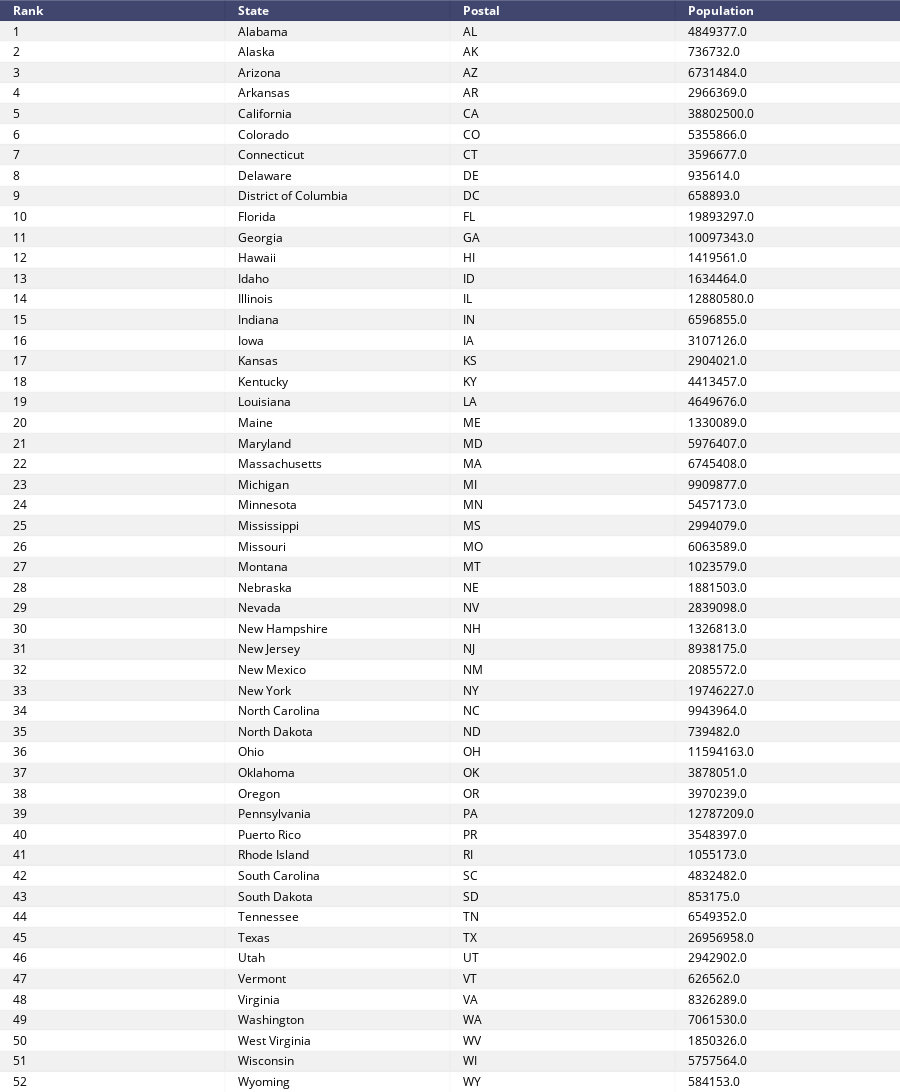

Source (notebook cell):
### Markdown cell above
# Simple Table

### Code cell
df = pd.read_csv('https://raw.githubusercontent.com/plotly/datasets/master/2014_usa_states.csv')
table = ff.create_table(df, index=False)
plotly.offline.iplot(table, filename="simple_table")

### Figure 1 — Plotly figure (JSON) as saved in the notebook; plotly's stock layout.template omitted (floating-point values rounded to 4 significant figures; data arrays with more than 128 entries replaced by an {"elided": "..."} marker saying what was removed)
{"data": [{"colorscale": [[0, "#00083e"], [0.5, "#ededee"], [1, "#ffffff"]], "hoverinfo": "none", "opacity": 0.75, "showscale": false, "type": "heatmap", "uid": "205a07ea-07b3-4cef-845f-5110a5700557", "z": {"elided": "53x4 float values"}}], "layout": {"annotations": [{"align": "left", "font": {"color": "#ffffff"}, "showarrow": false, "text": "<b>Rank</b>", "x": -0.45, "xanchor": "left", "xref": "x", "y": 0, "yref": "y"}, {"align": "left", "font": {"color": "#ffffff"}, "showarrow": false, "text": "<b>State</b>", "x": 0.55, "xanchor": "left", "xref": "x", "y": 0, "yref": "y"}, {"align": "left", "font": {"color": "#ffffff"}, "showarrow": false, "text": "<b>Postal</b>", "x": 1.55, "xanchor": "left", "xref": "x", "y": 0, "yref": "y"}, {"align": "left", "font": {"color": "#ffffff"}, "showarrow": false, "text": "<b>Population</b>", "x": 2.55, "xanchor": "left", "xref": "x", "y": 0, "yref": "y"}, {"align": "left", "font": {"color": "#000000"}, "showarrow": false, "text": "1", "x": -0.45, "xanchor": "left", "xref": "x", "y": 1, "yref": "y"}, {"align": "left", "font": {"color": "#000000"}, "showarrow": false, "text": "Alabama", "x": 0.55, "xanchor": "left", "xref": "x", "y": 1, "yref": "y"}, {"align": "left", "font": {"color": "#000000"}, "showarrow": false, "text": "AL", "x": 1.55, "xanchor": "left", "xref": "x", "y": 1, "yref": "y"}, {"align": "left", "font": {"color": "#000000"}, "showarrow": false, "text": "4849377.0", "x": 2.55, "xanchor": "left", "xref": "x", "y": 1, "yref": "y"}, {"align": "left", "font": {"color": "#000000"}, "showarrow": false, "text": "2", "x": -0.45, "xanchor": "left", "xref": "x", "y": 2, "yref": "y"}, {"align": "left", "font": {"color": "#000000"}, "showarrow": false, "text": "Alaska", "x": 0.55, "xanchor": "left", "xref": "x", "y": 2, "yref": "y"}, {"align": "left", "font": {"color": "#000000"}, "showarrow": false, "text": "AK", "x": 1.55, "xanchor": "left", "xref": "x", "y": 2, "yref": "y"}, {"align": "left", "font": {"color": "#000000"}, "showarrow": false, "text": "736732.0", "x": 2.55, "xanchor": "left", "xref": "x", "y": 2, "yref": "y"}, {"align": "left", "font": {"color": "#000000"}, "showarrow": false, "text": "3", "x": -0.45, "xanchor": "left", "xref": "x", "y": 3, "yref": "y"}, {"align": "left", "font": {"color": "#000000"}, "showarrow": false, "text": "Arizona", "x": 0.55, "xanchor": "left", "xref": "x", "y": 3, "yref": "y"}, {"align": "left", "font": {"color": "#000000"}, "showarrow": false, "text": "AZ", "x": 1.55, "xanchor": "left", "xref": "x", "y": 3, "yref": "y"}, {"align": "left", "font": {"color": "#000000"}, "showarrow": false, "text": "6731484.0", "x": 2.55, "xanchor": "left", "xref": "x", "y": 3, "yref": "y"}, {"align": "left", "font": {"color": "#000000"}, "showarrow": false, "text": "4", "x": -0.45, "xanchor": "left", "xref": "x", "y": 4, "yref": "y"}, {"align": "left", "font": {"color": "#000000"}, "showarrow": false, "text": "Arkansas", "x": 0.55, "xanchor": "left", "xref": "x", "y": 4, "yref": "y"}, {"align": "left", "font": {"color": "#000000"}, "showarrow": false, "text": "AR", "x": 1.55, "xanchor": "left", "xref": "x", "y": 4, "yref": "y"}, {"align": "left", "font": {"color": "#000000"}, "showarrow": false, "text": "2966369.0", "x": 2.55, "xanchor": "left", "xref": "x", "y": 4, "yref": "y"}, {"align": "left", "font": {"color": "#000000"}, "showarrow": false, "text": "5", "x": -0.45, "xanchor": "left", "xref": "x", "y": 5, "yref": "y"}, {"align": "left", "font": {"color": "#000000"}, "showarrow": false, "text": "California", "x": 0.55, "xanchor": "left", "xref": "x", "y": 5, "yref": "y"}, {"align": "left", "font": {"color": "#000000"}, "showarrow": false, "text": "CA", "x": 1.55, "xanchor": "left", "xref": "x", "y": 5, "yref": "y"}, {"align": "left", "font": {"color": "#000000"}, "showarrow": false, "text": "38802500.0", "x": 2.55, "xanchor": "left", "xref": "x", "y": 5, "yref": "y"}, {"align": "left", "font": {"color": "#000000"}, "showarrow": false, "text": "6", "x": -0.45, "xanchor": "left", "xref": "x", "y": 6, "yref": "y"}, {"align": "left", "font": {"color": "#000000"}, "showarrow": false, "text": "Colorado", "x": 0.55, "xanchor": "left", "xref": "x", "y": 6, "yref": "y"}, {"align": "left", "font": {"color": "#000000"}, "showarrow": false, "text": "CO", "x": 1.55, "xanchor": "left", "xref": "x", "y": 6, "yref": "y"}, {"align": "left", "font": {"color": "#000000"}, "showarrow": false, "text": "5355866.0", "x": 2.55, "xanchor": "left", "xref": "x", "y": 6, "yref": "y"}, {"align": "left", "font": {"color": "#000000"}, "showarrow": false, "text": "7", "x": -0.45, "xanchor": "left", "xref": "x", "y": 7, "yref": "y"}, {"align": "left", "font": {"color": "#000000"}, "showarrow": false, "text": "Connecticut", "x": 0.55, "xanchor": "left", "xref": "x", "y": 7, "yref": "y"}, {"align": "left", "font": {"color": "#000000"}, "showarrow": false, "text": "CT", "x": 1.55, "xanchor": "left", "xref": "x", "y": 7, "yref": "y"}, {"align": "left", "font": {"color": "#000000"}, "showarrow": false, "text": "3596677.0", "x": 2.55, "xanchor": "left", "xref": "x", "y": 7, "yref": "y"}, {"align": "left", "font": {"color": "#000000"}, "showarrow": false, "text": "8", "x": -0.45, "xanchor": "left", "xref": "x", "y": 8, "yref": "y"}, {"align": "left", "font": {"color": "#000000"}, "showarrow": false, "text": "Delaware", "x": 0.55, "xanchor": "left", "xref": "x", "y": 8, "yref": "y"}, {"align": "left", "font": {"color": "#000000"}, "showarrow": false, "text": "DE", "x": 1.55, "xanchor": "left", "xref": "x", "y": 8, "yref": "y"}, {"align": "left", "font": {"color": "#000000"}, "showarrow": false, "text": "935614.0", "x": 2.55, "xanchor": "left", "xref": "x", "y": 8, "yref": "y"}, {"align": "left", "font": {"color": "#000000"}, "showarrow": false, "text": "9", "x": -0.45, "xanchor": "left", "xref": "x", "y": 9, "yref": "y"}, {"align": "left", "font": {"color": "#000000"}, "showarrow": false, "text": "District of Columbia", "x": 0.55, "xanchor": "left", "xref": "x", "y": 9, "yref": "y"}, {"align": "left", "font": {"color": "#000000"}, "showarrow": false, "text": "DC", "x": 1.55, "xanchor": "left", "xref": "x", "y": 9, "yref": "y"}, {"align": "left", "font": {"color": "#000000"}, "showarrow": false, "text": "658893.0", "x": 2.55, "xanchor": "left", "xref": "x", "y": 9, "yref": "y"}, {"align": "left", "font": {"color": "#000000"}, "showarrow": false, "text": "10", "x": -0.45, "xanchor": "left", "xref": "x", "y": 10, "yref": "y"}, {"align": "left", "font": {"color": "#000000"}, "showarrow": false, "text": "Florida", "x": 0.55, "xanchor": "left", "xref": "x", "y": 10, "yref": "y"}, {"align": "left", "font": {"color": "#000000"}, "showarrow": false, "text": "FL", "x": 1.55, "xanchor": "left", "xref": "x", "y": 10, "yref": "y"}, {"align": "left", "font": {"color": "#000000"}, "showarrow": false, "text": "19893297.0", "x": 2.55, "xanchor": "left", "xref": "x", "y": 10, "yref": "y"}, {"align": "left", "font": {"color": "#000000"}, "showarrow": false, "text": "11", "x": -0.45, "xanchor": "left", "xref": "x", "y": 11, "yref": "y"}, {"align": "left", "font": {"color": "#000000"}, "showarrow": false, "text": "Georgia", "x": 0.55, "xanchor": "left", "xref": "x", "y": 11, "yref": "y"}, {"align": "left", "font": {"color": "#000000"}, "showarrow": false, "text": "GA", "x": 1.55, "xanchor": "left", "xref": "x", "y": 11, "yref": "y"}, {"align": "left", "font": {"color": "#000000"}, "showarrow": false, "text": "10097343.0", "x": 2.55, "xanchor": "left", "xref": "x", "y": 11, "yref": "y"}, {"align": "left", "font": {"color": "#000000"}, "showarrow": false, "text": "12", "x": -0.45, "xanchor": "left", "xref": "x", "y": 12, "yref": "y"}, {"align": "left", "font": {"color": "#000000"}, "showarrow": false, "text": "Hawaii", "x": 0.55, "xanchor": "left", "xref": "x", "y": 12, "yref": "y"}, {"align": "left", "font": {"color": "#000000"}, "showarrow": false, "text": "HI", "x": 1.55, "xanchor": "left", "xref": "x", "y": 12, "yref": "y"}, {"align": "left", "font": {"color": "#000000"}, "showarrow": false, "text": "1419561.0", "x": 2.55, "xanchor": "left", "xref": "x", "y": 12, "yref": "y"}, {"align": "left", "font": {"color": "#000000"}, "showarrow": false, "text": "13", "x": -0.45, "xanchor": "left", "xref": "x", "y": 13, "yref": "y"}, {"align": "left", "font": {"color": "#000000"}, "showarrow": false, "text": "Idaho", "x": 0.55, "xanchor": "left", "xref": "x", "y": 13, "yref": "y"}, {"align": "left", "font": {"color": "#000000"}, "showarrow": false, "text": "ID", "x": 1.55, "xanchor": "left", "xref": "x", "y": 13, "yref": "y"}, {"align": "left", "font": {"color": "#000000"}, "showarrow": false, "text": "1634464.0", "x": 2.55, "xanchor": "left", "xref": "x", "y": 13, "yref": "y"}, {"align": "left", "font": {"color": "#000000"}, "showarrow": false, "text": "14", "x": -0.45, "xanchor": "left", "xref": "x", "y": 14, "yref": "y"}, {"align": "left", "font": {"color": "#000000"}, "showarrow": false, "text": "Illinois", "x": 0.55, "xanchor": "left", "xref": "x", "y": 14, "yref": "y"}, {"align": "left", "font": {"color": "#000000"}, "showarrow": false, "text": "IL", "x": 1.55, "xanchor": "left", "xref": "x", "y": 14, "yref": "y"}, {"align": "left", "font": {"color": "#000000"}, "showarrow": false, "text": "12880580.0", "x": 2.55, "xanchor": "left", "xref": "x", "y": 14, "yref": "y"}, {"align": "left", "font": {"color": "#000000"}, "showarrow": false, "text": "15", "x": -0.45, "xanchor": "left", "xref": "x", "y": 15, "yref": "y"}, {"align": "left", "font": {"color": "#000000"}, "showarrow": false, "text": "Indiana", "x": 0.55, "xanchor": "left", "xref": "x", "y": 15, "yref": "y"}, {"align": "left", "font": {"color": "#000000"}, "showarrow": false, "text": "IN", "x": 1.55, "xanchor": "left", "xref": "x", "y": 15, "yref": "y"}, {"align": "left", "font": {"color": "#000000"}, "showarrow": false, "text": "6596855.0", "x": 2.55, "xanchor": "left", "xref": "x", "y": 15, "yref": "y"}, {"align": "left", "font": {"color": "#000000"}, "showarrow": false, "text": "16", "x": -0.45, "xanchor": "left", "xref": "x", "y": 16, "yref": "y"}, {"align": "left", "font": {"color": "#000000"}, "showarrow": false, "text": "Iowa", "x": 0.55, "xanchor": "left", "xref": "x", "y": 16, "yref": "y"}, {"align": "left", "font": {"color": "#000000"}, "showarrow": false, "text": "IA", "x": 1.55, "xanchor": "left", "xref": "x", "y": 16, "yref": "y"}, {"align": "left", "font": {"color": "#000000"}, "showarrow": false, "text": "3107126.0", "x": 2.55, "xanchor": "left", "xref": "x", "y": 16, "yref": "y"}, {"align": "left", "font": {"color": "#000000"}, "showarrow": false, "text": "17", "x": -0.45, "xanchor": "left", "xref": "x", "y": 17, "yref": "y"}, {"align": "left", "font": {"color": "#000000"}, "showarrow": false, "text": "Kansas", "x": 0.55, "xanchor": "left", "xref": "x", "y": 17, "yref": "y"}, {"align": "left", "font": {"color": "#000000"}, "showarrow": false, "text": "KS", "x": 1.55, "xanchor": "left", "xref": "x", "y": 17, "yref": "y"}, {"align": "left", "font": {"color": "#000000"}, "showarrow": false, "text": "2904021.0", "x": 2.55, "xanchor": "left", "xref": "x", "y": 17, "yref": "y"}, {"align": "left", "font": {"color": "#000000"}, "showarrow": false, "text": "18", "x": -0.45, "xanchor": "left", "xref": "x", "y": 18, "yref": "y"}, {"align": "left", "font": {"color": "#000000"}, "showarrow": false, "text": "Kentucky", "x": 0.55, "xanchor": "left", "xref": "x", "y": 18, "yref": "y"}, {"align": "left", "font": {"color": "#000000"}, "showarrow": false, "text": "KY", "x": 1.55, "xanchor": "left", "xref": "x", "y": 18, "yref": "y"}, {"align": "left", "font": {"color": "#000000"}, "showarrow": false, "text": "4413457.0", "x": 2.55, "xanchor": "left", "xref": "x", "y": 18, "yref": "y"}, {"align": "left", "font": {"color": "#000000"}, "showarrow": false, "text": "19", "x": -0.45, "xanchor": "left", "xref": "x", "y": 19, "yref": "y"}, {"align": "left", "font": {"color": "#000000"}, "showarrow": false, "text": "Louisiana", "x": 0.55, "xanchor": "left", "xref": "x", "y": 19, "yref": "y"}, {"align": "left", "font": {"color": "#000000"}, "showarrow": false, "text": "LA", "x": 1.55, "xanchor": "left", "xref": "x", "y": 19, "yref": "y"}, {"align": "left", "font": {"color": "#000000"}, "showarrow": false, "text": "4649676.0", "x": 2.55, "xanchor": "left", "xref": "x", "y": 19, "yref": "y"}, {"align": "left", "font": {"color": "#000000"}, "showarrow": false, "text": "20", "x": -0.45, "xanchor": "left", "xref": "x", "y": 20, "yref": "y"}, {"align": "left", "font": {"color": "#000000"}, "showarrow": false, "text": "Maine", "x": 0.55, "xanchor": "left", "xref": "x", "y": 20, "yref": "y"}, {"align": "left", "font": {"color": "#000000"}, "showarrow": false, "text": "ME", "x": 1.55, "xanchor": "left", "xref": "x", "y": 20, "yref": "y"}, {"align": "left", "font": {"color": "#000000"}, "showarrow": false, "text": "1330089.0", "x": 2.55, "xanchor": "left", "xref": "x", "y": 20, "yref": "y"}, {"align": "left", "font": {"color": "#000000"}, "showarrow": false, "text": "21", "x": -0.45, "xanchor": "left", "xref": "x", "y": 21, "yref": "y"}, {"align": "left", "font": {"color": "#000000"}, "showarrow": false, "text": "Maryland", "x": 0.55, "xanchor": "left", "xref": "x", "y": 21, "yref": "y"}, {"align": "left", "font": {"color": "#000000"}, "showarrow": false, "text": "MD", "x": 1.55, "xanchor": "left", "xref": "x", "y": 21, "yref": "y"}, {"align": "left", "font": {"color": "#000000"}, "showarrow": false, "text": "5976407.0", "x": 2.55, "xanchor": "left", "xref": "x", "y": 21, "yref": "y"}, {"align": "left", "font": {"color": "#000000"}, "showarrow": false, "text": "22", "x": -0.45, "xanchor": "left", "xref": "x", "y": 22, "yref": "y"}, {"align": "left", "font": {"color": "#000000"}, "showarrow": false, "text": "Massachusetts", "x": 0.55, "xanchor": "left", "xref": "x", "y": 22, "yref": "y"}, {"align": "left", "font": {"color": "#000000"}, "showarrow": false, "text": "MA", "x": 1.55, "xanchor": "left", "xref": "x", "y": 22, "yref": "y"}, {"align": "left", "font": {"color": "#000000"}, "showarrow": false, "text": "6745408.0", "x": 2.55, "xanchor": "left", "xref": "x", "y": 22, "yref": "y"}, {"align": "left", "font": {"color": "#000000"}, "showarrow": false, "text": "23", "x": -0.45, "xanchor": "left", "xref": "x", "y": 23, "yref": "y"}, {"align": "left", "font": {"color": "#000000"}, "showarrow": false, "text": "Michigan", "x": 0.55, "xanchor": "left", "xref": "x", "y": 23, "yref": "y"}, {"align": "left", "font": {"color": "#000000"}, "showarrow": false, "text": "MI", "x": 1.55, "xanchor": "left", "xref": "x", "y": 23, "yref": "y"}, {"align": "left", "font": {"color": "#000000"}, "showarrow": false, "text": "9909877.0", "x": 2.55, "xanchor": "left", "xref": "x", "y": 23, "yref": "y"}, {"align": "left", "font": {"color": "#000000"}, "showarrow": false, "text": "24", "x": -0.45, "xanchor": "left", "xref": "x", "y": 24, "yref": "y"}, {"align": "left", "font": {"color": "#000000"}, "showarrow": false, "text": "Minnesota", "x": 0.55, "xanchor": "left", "xref": "x", "y": 24, "yref": "y"}, {"align": "left", "font": {"color": "#000000"}, "showarrow": false, "text": "MN", "x": 1.55, "xanchor": "left", "xref": "x", "y": 24, "yref": "y"}, {"align": "left", "font": {"color": "#000000"}, "showarrow": false, "text": "5457173.0", "x": 2.55, "xanchor": "left", "xref": "x", "y": 24, "yref": "y"}, {"align": "left", "font": {"color": "#000000"}, "showarrow": false, "text": "25", "x": -0.45, "xanchor": "left", "xref": "x", "y": 25, "yref": "y"}, {"align": "left", "font": {"color": "#000000"}, "showarrow": false, "text": "Mississippi", "x": 0.55, "xanchor": "left", "xref": "x", "y": 25, "yref": "y"}, {"align": "left", "font": {"color": "#000000"}, "showarrow": false, "text": "MS", "x": 1.55, "xanchor": "left", "xref": "x", "y": 25, "yref": "y"}, {"align": "left", "font": {"color": "#000000"}, "showarrow": false, "text": "2994079.0", "x": 2.55, "xanchor": "left", "xref": "x", "y": 25, "yref": "y"}, {"align": "left", "font": {"color": "#000000"}, "showarrow": false, "text": "26", "x": -0.45, "xanchor": "left", "xref": "x", "y": 26, "yref": "y"}, {"align": "left", "font": {"color": "#000000"}, "showarrow": false, "text": "Missouri", "x": 0.55, "xanchor": "left", "xref": "x", "y": 26, "yref": "y"}, {"align": "left", "font": {"color": "#000000"}, "showarrow": false, "text": "MO", "x": 1.55, "xanchor": "left", "xref": "x", "y": 26, "yref": "y"}, {"align": "left", "font": {"color": "#000000"}, "showarrow": false, "text": "6063589.0", "x": 2.55, "xanchor": "left", "xref": "x", "y": 26, "yref": "y"}, {"align": "left", "font": {"color": "#000000"}, "showarrow": false, "text": "27", "x": -0.45, "xanchor": "left", "xref": "x", "y": 27, "yref": "y"}, {"align": "left", "font": {"color": "#000000"}, "showarrow": false, "text": "Montana", "x": 0.55, "xanchor": "left", "xref": "x", "y": 27, "yref": "y"}, {"align": "left", "font": {"color": "#000000"}, "showarrow": false, "text": "MT", "x": 1.55, "xanchor": "left", "xref": "x", "y": 27, "yref": "y"}, {"align": "left", "font": {"color": "#000000"}, "showarrow": false, "text": "1023579.0", "x": 2.55, "xanchor": "left", "xref": "x", "y": 27, "yref": "y"}, {"align": "left", "font": {"color": "#000000"}, "showarrow": false, "text": "28", "x": -0.45, "xanchor": "left", "xref": "x", "y": 28, "yref": "y"}, {"align": "left", "font": {"color": "#000000"}, "showarrow": false, "text": "Nebraska", "x": 0.55, "xanchor": "left", "xref": "x", "y": 28, "yref": "y"}, {"align": "left", "font": {"color": "#000000"}, "showarrow": false, "text": "NE", "x": 1.55, "xanchor": "left", "xref": "x", "y": 28, "yref": "y"}, {"align": "left", "font": {"color": "#000000"}, "showarrow": false, "text": "1881503.0", "x": 2.55, "xanchor": "left", "xref": "x", "y": 28, "yref": "y"}, {"align": "left", "font": {"color": "#000000"}, "showarrow": false, "text": "29", "x": -0.45, "xanchor": "left", "xref": "x", "y": 29, "yref": "y"}, {"align": "left", "font": {"color": "#000000"}, "showarrow": false, "text": "Nevada", "x": 0.55, "xanchor": "left", "xref": "x", "y": 29, "yref": "y"}, {"align": "left", "font": {"color": "#000000"}, "showarrow": false, "text": "NV", "x": 1.55, "xanchor": "left", "xref": "x", "y": 29, "yref": "y"}, {"align": "left", "font": {"color": "#000000"}, "showarrow": false, "text": "2839098.0", "x": 2.55, "xanchor": "left", "xref": "x", "y": 29, "yref": "y"}, {"align": "left", "font": {"color": "#000000"}, "showarrow": false, "text": "30", "x": -0.45, "xanchor": "left", "xref": "x", "y": 30, "yref": "y"}, {"align": "left", "font": {"color": "#000000"}, "showarrow": false, "text": "New Hampshire", "x": 0.55, "xanchor": "left", "xref": "x", "y": 30, "yref": "y"}, {"align": "left", "font": {"color": "#000000"}, "showarrow": false, "text": "NH", "x": 1.55, "xanchor": "left", "xref": "x", "y": 30, "yref": "y"}, {"align": "left", "font": {"color": "#000000"}, "showarrow": false, "text": "1326813.0", "x": 2.55, "xanchor": "left", "xref": "x", "y": 30, "yref": "y"}, {"align": "left", "font": {"color": "#000000"}, "showarrow": false, "text": "31", "x": -0.45, "xanchor": "left", "xref": "x", "y": 31, "yref": "y"}, {"align": "left", "font": {"color": "#000000"}, "showarrow": false, "text": "New Jersey", "x": 0.55, "xanchor": "left", "xref": "x", "y": 31, "yref": "y"}, {"align": "left", "font": {"color": "#000000"}, "showarrow": false, "text": "NJ", "x": 1.55, "xanchor": "left", "xref": "x", "y": 31, "yref": "y"}, {"align": "left", "font": {"color": "#000000"}, "showarrow": false, "text": "8938175.0", "x": 2.55, "xanchor": "left", "xref": "x", "y": 31, "yref": "y"}, {"align": "left", "font": {"color": "#000000"}, "showarrow": false, "text": "32", "x": -0.45, "xanchor": "left", "xref": "x", "y": 32, "yref": "y"}, {"align": "left", "font": {"color": "#000000"}, "showarrow": false, "text": "New Mexico", "x": 0.55, "xanchor": "left", "xref": "x", "y": 32, "yref": "y"}, {"align": "left", "font": {"color": "#000000"}, "showarrow": false, "text": "NM", "x": 1.55, "xanchor": "left", "xref": "x", "y": 32, "yref": "y"}, {"align": "left", "font": {"color": "#000000"}, "showarrow": false, "text": "2085572.0", "x": 2.55, "xanchor": "left", "xref": "x", "y": 32, "yref": "y"}, {"align": "left", "font": {"color": "#000000"}, "showarrow": false, "text": "33", "x": -0.45, "xanchor": "left", "xref": "x", "y": 33, "yref": "y"}, {"align": "left", "font": {"color": "#000000"}, "showarrow": false, "text": "New York", "x": 0.55, "xanchor": "left", "xref": "x", "y": 33, "yref": "y"}, {"align": "left", "font": {"color": "#000000"}, "showarrow": false, "text": "NY", "x": 1.55, "xanchor": "left", "xref": "x", "y": 33, "yref": "y"}, {"align": "left", "font": {"color": "#000000"}, "showarrow": false, "text": "19746227.0", "x": 2.55, "xanchor": "left", "xref": "x", "y": 33, "yref": "y"}, {"align": "left", "font": {"color": "#000000"}, "showarrow": false, "text": "34", "x": -0.45, "xanchor": "left", "xref": "x", "y": 34, "yref": "y"}, {"align": "left", "font": {"color": "#000000"}, "showarrow": false, "text": "North Carolina", "x": 0.55, "xanchor": "left", "xref": "x", "y": 34, "yref": "y"}, {"align": "left", "font": {"color": "#000000"}, "showarrow": false, "text": "NC", "x": 1.55, "xanchor": "left", "xref": "x", "y": 34, "yref": "y"}, {"align": "left", "font": {"color": "#000000"}, "showarrow": false, "text": "9943964.0", "x": 2.55, "xanchor": "left", "xref": "x", "y": 34, "yref": "y"}, {"align": "left", "font": {"color": "#000000"}, "showarrow": false, "text": "35", "x": -0.45, "xanchor": "left", "xref": "x", "y": 35, "yref": "y"}, {"align": "left", "font": {"color": "#000000"}, "showarrow": false, "text": "North Dakota", "x": 0.55, "xanchor": "left", "xref": "x", "y": 35, "yref": "y"}, {"align": "left", "font": {"color": "#000000"}, "showarrow": false, "text": "ND", "x": 1.55, "xanchor": "left", "xref": "x", "y": 35, "yref": "y"}, {"align": "left", "font": {"color": "#000000"}, "showarrow": false, "text": "739482.0", "x": 2.55, "xanchor": "left", "xref": "x", "y": 35, "yref": "y"}, {"align": "left", "font": {"color": "#000000"}, "showarrow": false, "text": "36", "x": -0.45, "xanchor": "left", "xref": "x", "y": 36, "yref": "y"}, {"align": "left", "font": {"color": "#000000"}, "showarrow": false, "text": "Ohio", "x": 0.55, "xanchor": "left", "xref": "x", "y": 36, "yref": "y"}, {"align": "left", "font": {"color": "#000000"}, "showarrow": false, "text": "OH", "x": 1.55, "xanchor": "left", "xref": "x", "y": 36, "yref": "y"}, {"align": "left", "font": {"color": "#000000"}, "showarrow": false, "text": "11594163.0", "x": 2.55, "xanchor": "left", "xref": "x", "y": 36, "yref": "y"}, {"align": "left", "font": {"color": "#000000"}, "showarrow": false, "text": "37", "x": -0.45, "xanchor": "left", "xref": "x", "y": 37, "yref": "y"}, {"align": "left", "font": {"color": "#000000"}, "showarrow": false, "text": "Oklahoma", "x": 0.55, "xanchor": "left", "xref": "x", "y": 37, "yref": "y"}, {"align": "left", "font": {"color": "#000000"}, "showarrow": false, "text": "OK", "x": 1.55, "xanchor": "left", "xref": "x", "y": 37, "yref": "y"}, {"align": "left", "font": {"color": "#000000"}, "showarrow": false, "text": "3878051.0", "x": 2.55, "xanchor": "left", "xref": "x", "y": 37, "yref": "y"}, {"align": "left", "font": {"color": "#000000"}, "showarrow": false, "text": "38", "x": -0.45, "xanchor": "left", "xref": "x", "y": 38, "yref": "y"}, {"align": "left", "font": {"color": "#000000"}, "showarrow": false, "text": "Oregon", "x": 0.55, "xanchor": "left", "xref": "x", "y": 38, "yref": "y"}, {"align": "left", "font": {"color": "#000000"}, "showarrow": false, "text": "OR", "x": 1.55, "xanchor": "left", "xref": "x", "y": 38, "yref": "y"}, {"align": "left", "font": {"color": "#000000"}, "showarrow": false, "text": "3970239.0", "x": 2.55, "xanchor": "left", "xref": "x", "y": 38, "yref": "y"}, {"align": "left", "font": {"color": "#000000"}, "showarrow": false, "text": "39", "x": -0.45, "xanchor": "left", "xref": "x", "y": 39, "yref": "y"}, {"align": "left", "font": {"color": "#000000"}, "showarrow": false, "text": "Pennsylvania", "x": 0.55, "xanchor": "left", "xref": "x", "y": 39, "yref": "y"}, {"align": "left", "font": {"color": "#000000"}, "showarrow": false, "text": "PA", "x": 1.55, "xanchor": "left", "xref": "x", "y": 39, "yref": "y"}, {"align": "left", "font": {"color": "#000000"}, "showarrow": false, "text": "12787209.0", "x": 2.55, "xanchor": "left", "xref": "x", "y": 39, "yref": "y"}, {"align": "left", "font": {"color": "#000000"}, "showarrow": false, "text": "40", "x": -0.45, "xanchor": "left", "xref": "x", "y": 40, "yref": "y"}, {"align": "left", "font": {"color": "#000000"}, "showarrow": false, "text": "Puerto Rico", "x": 0.55, "xanchor": "left", "xref": "x", "y": 40, "yref": "y"}, {"align": "left", "font": {"color": "#000000"}, "showarrow": false, "text": "PR", "x": 1.55, "xanchor": "left", "xref": "x", "y": 40, "yref": "y"}, {"align": "left", "font": {"color": "#000000"}, "showarrow": false, "text": "3548397.0", "x": 2.55, "xanchor": "left", "xref": "x", "y": 40, "yref": "y"}, {"align": "left", "font": {"color": "#000000"}, "showarrow": false, "text": "41", "x": -0.45, "xanchor": "left", "xref": "x", "y": 41, "yref": "y"}, {"align": "left", "font": {"color": "#000000"}, "showarrow": false, "text": "Rhode Island", "x": 0.55, "xanchor": "left", "xref": "x", "y": 41, "yref": "y"}, {"align": "left", "font": {"color": "#000000"}, "showarrow": false, "text": "RI", "x": 1.55, "xanchor": "left", "xref": "x", "y": 41, "yref": "y"}, {"align": "left", "font": {"color": "#000000"}, "showarrow": false, "text": "1055173.0", "x": 2.55, "xanchor": "left", "xref": "x", "y": 41, "yref": "y"}, {"align": "left", "font": {"color": "#000000"}, "showarrow": false, "text": "42", "x": -0.45, "xanchor": "left", "xref": "x", "y": 42, "yref": "y"}, {"align": "left", "font": {"color": "#000000"}, "showarrow": false, "text": "South Carolina", "x": 0.55, "xanchor": "left", "xref": "x", "y": 42, "yref": "y"}, {"align": "left", "font": {"color": "#000000"}, "showarrow": false, "text": "SC", "x": 1.55, "xanchor": "left", "xref": "x", "y": 42, "yref": "y"}, {"align": "left", "font": {"color": "#000000"}, "showarrow": false, "text": "4832482.0", "x": 2.55, "xanchor": "left", "xref": "x", "y": 42, "yref": "y"}, {"align": "left", "font": {"color": "#000000"}, "showarrow": false, "text": "43", "x": -0.45, "xanchor": "left", "xref": "x", "y": 43, "yref": "y"}, {"align": "left", "font": {"color": "#000000"}, "showarrow": false, "text": "South Dakota", "x": 0.55, "xanchor": "left", "xref": "x", "y": 43, "yref": "y"}, {"align": "left", "font": {"color": "#000000"}, "showarrow": false, "text": "SD", "x": 1.55, "xanchor": "left", "xref": "x", "y": 43, "yref": "y"}, {"align": "left", "font": {"color": "#000000"}, "showarrow": false, "text": "853175.0", "x": 2.55, "xanchor": "left", "xref": "x", "y": 43, "yref": "y"}, {"align": "left", "font": {"color": "#000000"}, "showarrow": false, "text": "44", "x": -0.45, "xanchor": "left", "xref": "x", "y": 44, "yref": "y"}, {"align": "left", "font": {"color": "#000000"}, "showarrow": false, "text": "Tennessee", "x": 0.55, "xanchor": "left", "xref": "x", "y": 44, "yref": "y"}, {"align": "left", "font": {"color": "#000000"}, "showarrow": false, "text": "TN", "x": 1.55, "xanchor": "left", "xref": "x", "y": 44, "yref": "y"}, {"align": "left", "font": {"color": "#000000"}, "showarrow": false, "text": "6549352.0", "x": 2.55, "xanchor": "left", "xref": "x", "y": 44, "yref": "y"}, {"align": "left", "font": {"color": "#000000"}, "showarrow": false, "text": "45", "x": -0.45, "xanchor": "left", "xref": "x", "y": 45, "yref": "y"}, {"align": "left", "font": {"color": "#000000"}, "showarrow": false, "text": "Texas", "x": 0.55, "xanchor": "left", "xref": "x", "y": 45, "yref": "y"}, {"align": "left", "font": {"color": "#000000"}, "showarrow": false, "text": "TX", "x": 1.55, "xanchor": "left", "xref": "x", "y": 45, "yref": "y"}, {"align": "left", "font": {"color": "#000000"}, "showarrow": false, "text": "26956958.0", "x": 2.55, "xanchor": "left", "xref": "x", "y": 45, "yref": "y"}, {"align": "left", "font": {"color": "#000000"}, "showarrow": false, "text": "46", "x": -0.45, "xanchor": "left", "xref": "x", "y": 46, "yref": "y"}, {"align": "left", "font": {"color": "#000000"}, "showarrow": false, "text": "Utah", "x": 0.55, "xanchor": "left", "xref": "x", "y": 46, "yref": "y"}, {"align": "left", "font": {"color": "#000000"}, "showarrow": false, "text": "UT", "x": 1.55, "xanchor": "left", "xref": "x", "y": 46, "yref": "y"}, {"align": "left", "font": {"color": "#000000"}, "showarrow": false, "text": "2942902.0", "x": 2.55, "xanchor": "left", "xref": "x", "y": 46, "yref": "y"}, {"align": "left", "font": {"color": "#000000"}, "showarrow": false, "text": "47", "x": -0.45, "xanchor": "left", "xref": "x", "y": 47, "yref": "y"}, {"align": "left", "font": {"color": "#000000"}, "showarrow": false, "text": "Vermont", "x": 0.55, "xanchor": "left", "xref": "x", "y": 47, "yref": "y"}, {"align": "left", "font": {"color": "#000000"}, "showarrow": false, "text": "VT", "x": 1.55, "xanchor": "left", "xref": "x", "y": 47, "yref": "y"}, {"align": "left", "font": {"color": "#000000"}, "showarrow": false, "text": "626562.0", "x": 2.55, "xanchor": "left", "xref": "x", "y": 47, "yref": "y"}, {"align": "left", "font": {"color": "#000000"}, "showarrow": false, "text": "48", "x": -0.45, "xanchor": "left", "xref": "x", "y": 48, "yref": "y"}, {"align": "left", "font": {"color": "#000000"}, "showarrow": false, "text": "Virginia", "x": 0.55, "xanchor": "left", "xref": "x", "y": 48, "yref": "y"}, {"align": "left", "font": {"color": "#000000"}, "showarrow": false, "text": "VA", "x": 1.55, "xanchor": "left", "xref": "x", "y": 48, "yref": "y"}, {"align": "left", "font": {"color": "#000000"}, "showarrow": false, "text": "8326289.0", "x": 2.55, "xanchor": "left", "xref": "x", "y": 48, "yref": "y"}, {"align": "left", "font": {"color": "#000000"}, "showarrow": false, "text": "49", "x": -0.45, "xanchor": "left", "xref": "x", "y": 49, "yref": "y"}, {"align": "left", "font": {"color": "#000000"}, "showarrow": false, "text": "Washington", "x": 0.55, "xanchor": "left", "xref": "x", "y": 49, "yref": "y"}, {"align": "left", "font": {"color": "#000000"}, "showarrow": false, "text": "WA", "x": 1.55, "xanchor": "left", "xref": "x", "y": 49, "yref": "y"}, {"align": "left", "font": {"color": "#000000"}, "showarrow": false, "text": "7061530.0", "x": 2.55, "xanchor": "left", "xref": "x", "y": 49, "yref": "y"}, {"align": "left", "font": {"color": "#000000"}, "showarrow": false, "text": "50", "x": -0.45, "xanchor": "left", "xref": "x", "y": 50, "yref": "y"}, {"align": "left", "font": {"color": "#000000"}, "showarrow": false, "text": "West Virginia", "x": 0.55, "xanchor": "left", "xref": "x", "y": 50, "yref": "y"}, {"align": "left", "font": {"color": "#000000"}, "showarrow": false, "text": "WV", "x": 1.55, "xanchor": "left", "xref": "x", "y": 50, "yref": "y"}, {"align": "left", "font": {"color": "#000000"}, "showarrow": false, "text": "1850326.0", "x": 2.55, "xanchor": "left", "xref": "x", "y": 50, "yref": "y"}, {"align": "left", "font": {"color": "#000000"}, "showarrow": false, "text": "51", "x": -0.45, "xanchor": "left", "xref": "x", "y": 51, "yref": "y"}, {"align": "left", "font": {"color": "#000000"}, "showarrow": false, "text": "Wisconsin", "x": 0.55, "xanchor": "left", "xref": "x", "y": 51, "yref": "y"}, {"align": "left", "font": {"color": "#000000"}, "showarrow": false, "text": "WI", "x": 1.55, "xanchor": "left", "xref": "x", "y": 51, "yref": "y"}, {"align": "left", "font": {"color": "#000000"}, "showarrow": false, "text": "5757564.0", "x": 2.55, "xanchor": "left", "xref": "x", "y": 51, "yref": "y"}, {"align": "left", "font": {"color": "#000000"}, "showarrow": false, "text": "52", "x": -0.45, "xanchor": "left", "xref": "x", "y": 52, "yref": "y"}, {"align": "left", "font": {"color": "#000000"}, "showarrow": false, "text": "Wyoming", "x": 0.55, "xanchor": "left", "xref": "x", "y": 52, "yref": "y"}, {"align": "left", "font": {"color": "#000000"}, "showarrow": false, "text": "WY", "x": 1.55, "xanchor": "left", "xref": "x", "y": 52, "yref": "y"}, {"align": "left", "font": {"color": "#000000"}, "showarrow": false, "text": "584153.0", "x": 2.55, "xanchor": "left", "xref": "x", "y": 52, "yref": "y"}], "height": 1640, "margin": {"b": 0, "l": 0, "r": 0, "t": 0}, "xaxis": {"dtick": 1, "gridwidth": 2, "showticklabels": false, "tick0": -0.5, "ticks": "", "zeroline": false}, "yaxis": {"autorange": "reversed", "dtick": 1, "gridwidth": 2, "showticklabels": false, "tick0": 0.5, "ticks": "", "zeroline": false}}}
